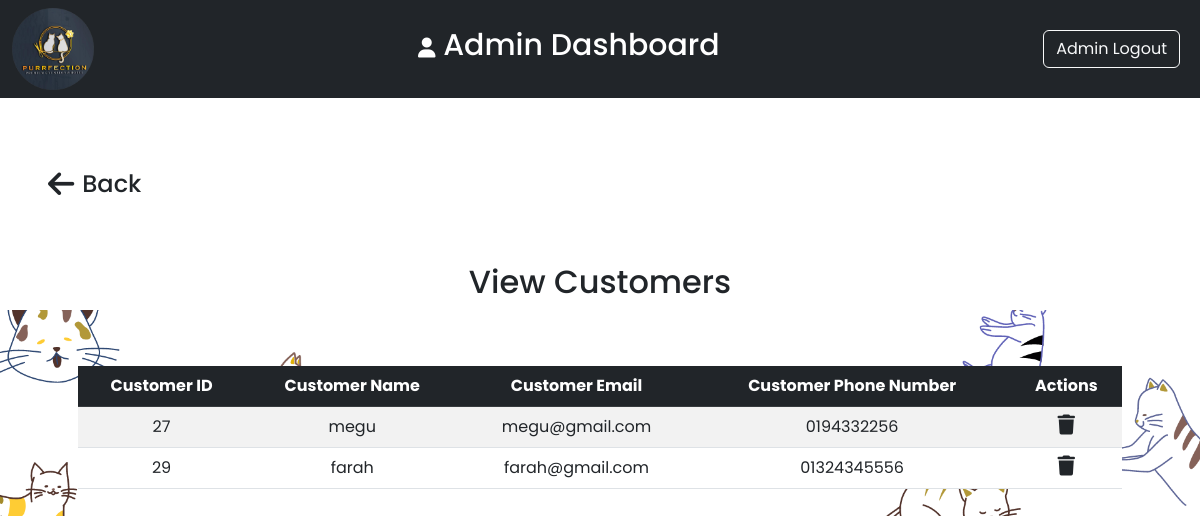
Page /admin_area/admin-customers.php on the committed database.
### tables this page shows
CREATE TABLE `cust_table` (
  `cust_id` int(11) NOT NULL,
  `cust_fullname` varchar(150) NOT NULL,
  `cust_email` varchar(150) NOT NULL,
  `cust_phonenum` varchar(100) NOT NULL
);

### admin_area/admin-customers.php (the view, shortened to what this page needs)
<!DOCTYPE html>
<html lang="en">
<head>
    <link href="https://cdn.jsdelivr.net/npm/bootstrap@5.3.0/dist/css/bootstrap.min.css" rel="stylesheet">
    <link rel="stylesheet" href="https://cdnjs.cloudflare.com/ajax/libs/font-awesome/6.4.0/css/all.min.css" />
    <link rel="stylesheet" href="../style.css">
</head>
<body>
   <div class="container-fluid p-0">
        <nav class="navbar navbar-expand-lg navbar-dark bg-dark">
            <div class="container-fluid">
                <img src="../img/logohotelcat.png" alt="" class="logo">
                <h1 class="navbar-brand mx-auto adminfont"> <i class="fa-solid fa-user colorwhite"></i> Admin Dashboard</h1>
                <nav class="navbar navbar-expand-lg">
                    <ul class="navbar-nav">
                        <li class="nav-item">
                        <div class="d-flex">
                            <a href="../homepage.php" class="btn btn-outline-light shadow-none me-lg-2 me-3">Admin Logout</a>
                        </div>
                        </li>
                    </ul>
                </nav>
            </div>
        </nav>
    </div>
    <div class="bg-white secondpadding-admin">
        <a href="index.php" class="text-decoration-none"><h4 class="text-dark p-5 back-btn"><i class="fa-solid fa-arrow-left fa-lg me-2"></i>Back</h4>
        </a>
            <h2 class="text-center p-2">View Customers</h2>
    </div>
            <div class="container text-center p-5">
                <table class="table table-hover table-striped text_center">
                    <thead class="table-dark">
                        <tr>
                        <th scope="col">Customer ID</th>
                        <th scope="col">Customer Name</th>
                        <th scope="col">Customer Email</th>
                        <th scope="col">Customer Phone Number</th>
                        <th scope="col">Actions</th>
                        </tr>
                    </thead>
                    <tbody>
                        <?php
                        require('../includes/connect.php');
                        $sql = "SELECT * FROM cust_table";
                        $result = mysqli_query($connection, $sql);
                        while($row = mysqli_fetch_assoc($result)){
                            ?>
                            <tr>
                                <td><?php echo $row['cust_id'] ?></td>
                                <td><?php echo $row['cust_fullname'] ?></td>
                                <td><?php echo $row['cust_email'] ?></td>
                                <td><?php echo $row['cust_phonenum'] ?></td>
                                <td>
                                    <a href="deletecustomer.php?id=<?php echo $row['cust_id']?>" class="link-dark"><i class="fa-solid fa-trash fs-5"></i></a>
                                </td>
                                </tr>
                            <?php
                        }
                        ?>
                    </tbody>
                </table>
            </div>
</body>
</html>

### style.css (style rules this page uses)
.logo { width: 7%; height: 7%; }
.adminfont { font-size: 30px; }
.colorwhite { color: white; font-size: 20px; }
.secondpadding-admin { padding-top: 2%; }
* { font-family: 'Poppins', sans-serif; }

### admin_area/admin-customers.php (style rules this page uses)
* { font-family: 'Poppins', sans-serif; }
body { background-image: url('../img/adminsectionbg.png'); background-repeat: no-repeat; background-size: cover; }

### rows in the picture
cust_table: cust_id "27", cust_fullname "megu", cust_email "megu@gmail.com", cust_phonenum "0194332256"
cust_table: cust_id "29", cust_fullname "farah", cust_email "farah@gmail.com", cust_phonenum "01324345556"
